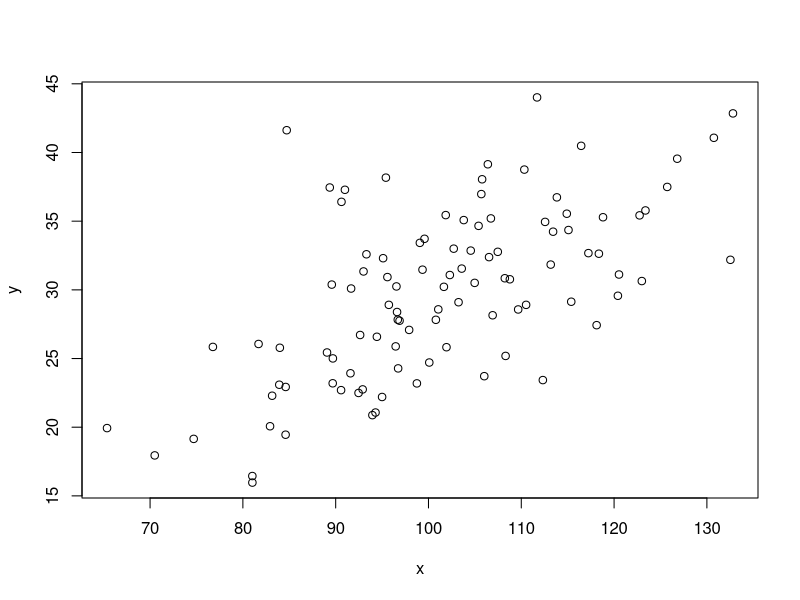
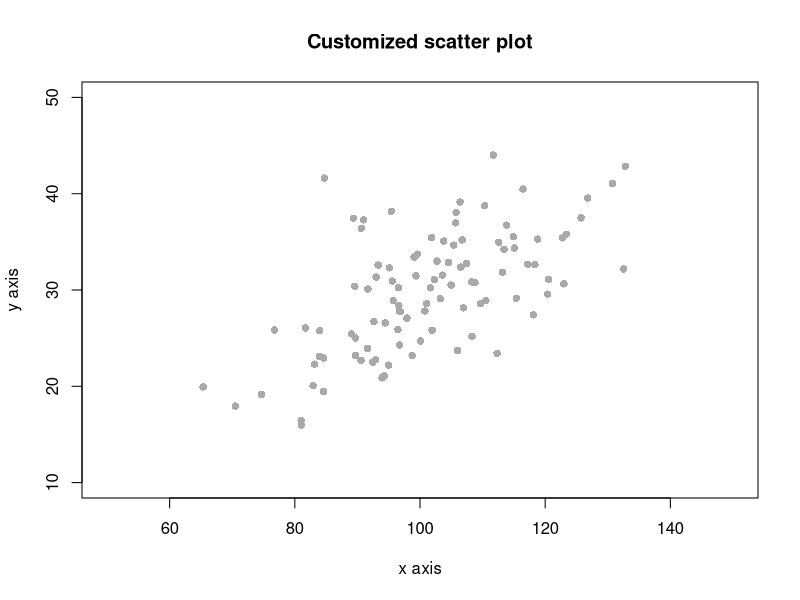
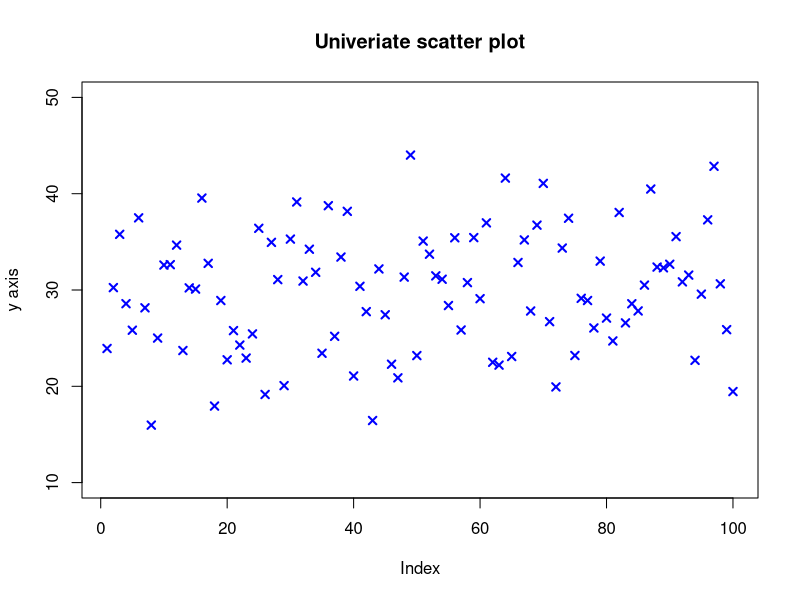
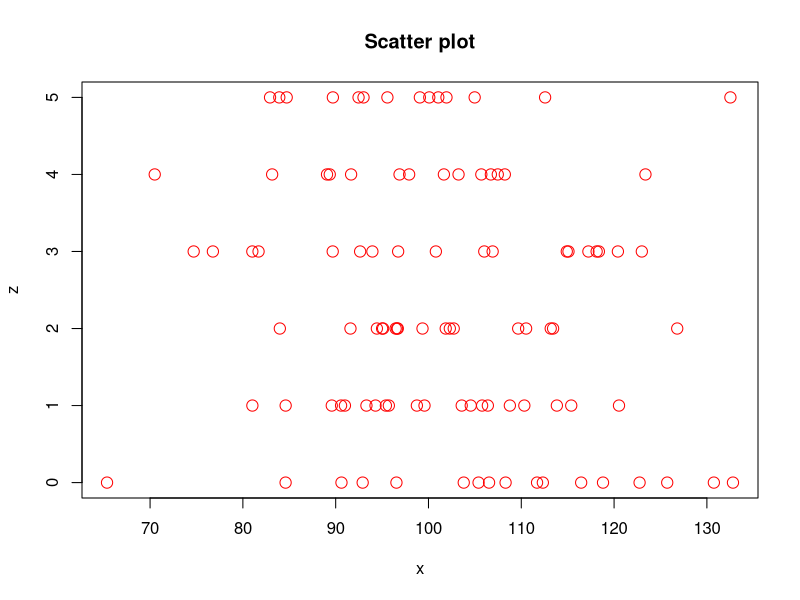
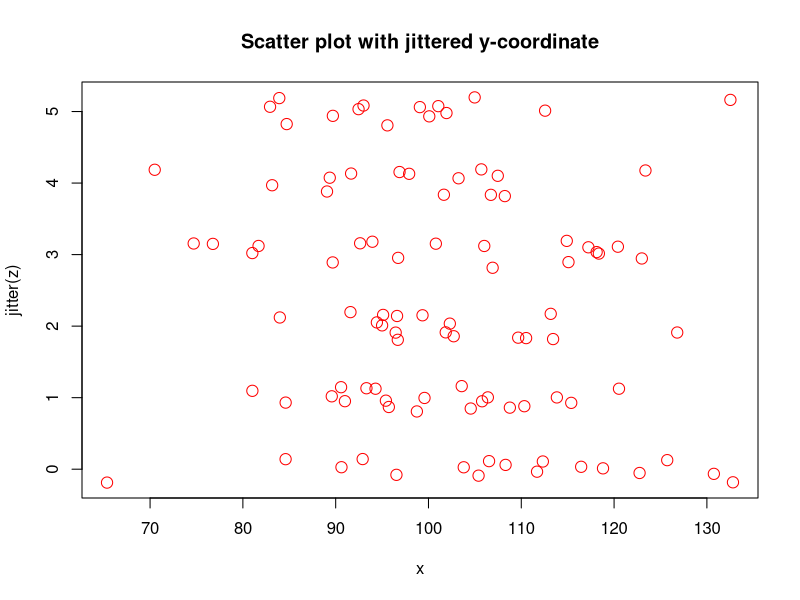
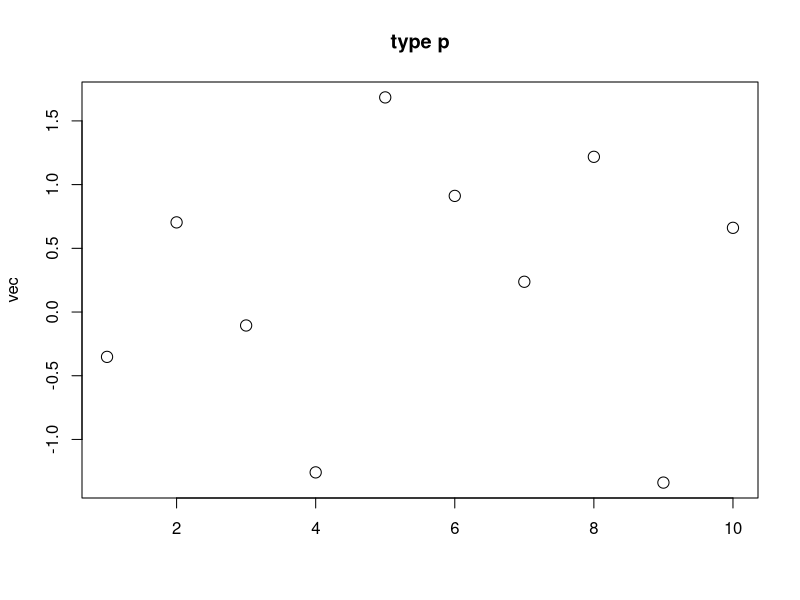
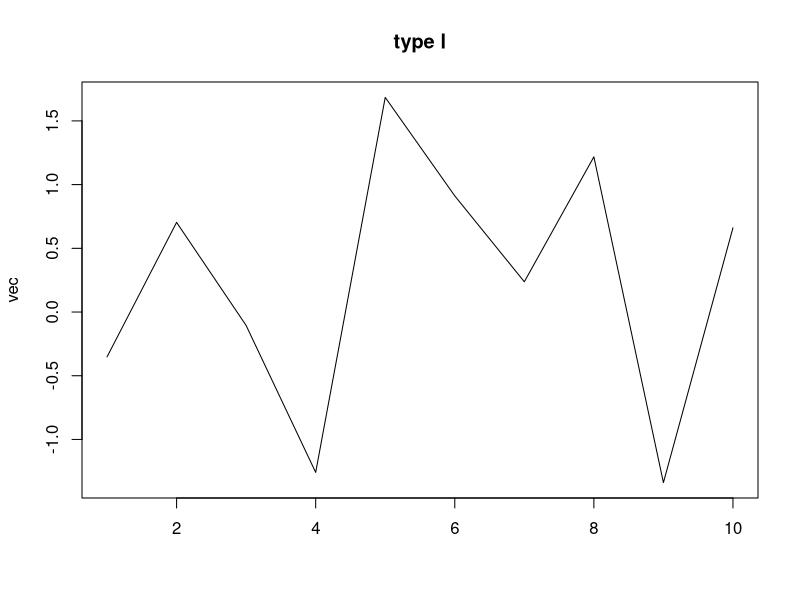
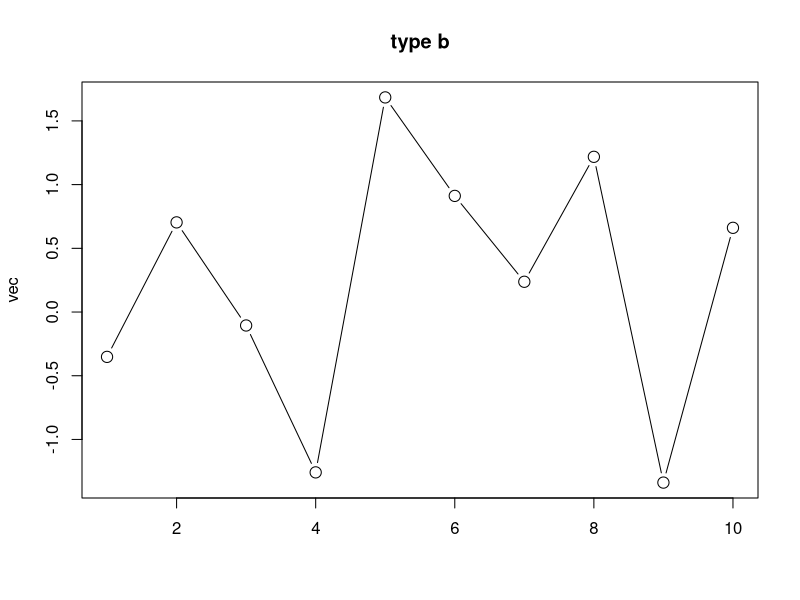

Generate these figures, in order, with R:
## ---- chunk 1
set.seed(123)
N <- 100
x <- rnorm(N, 100, 15)
y <- 0.3*x + rnorm(N, 0, 5)
plot(x, y)
## ---- chunk 2
plot(x, y, main="Customized scatter plot", xlim=c(50, 150), ylim=c(10, 50),
     xlab="x axis", ylab="y axis", pch=16, col="darkgray")
## ---- chunk 3
plot(y, main="Univeriate scatter plot", ylim=c(10, 50),
     xlab="Index", ylab="y axis", pch=4, lwd=2, col="blue")
## ---- chunk 4
z <- sample(0:5, N, replace=TRUE)
plot(z ~ x, pch=1, col="red", cex=1.5, main="Scatter plot")
plot(jitter(z) ~ x, pch=1, col="red", cex=1.5,
     main="Scatter plot with jittered y-coordinate")
## ---- chunk 5
vec <- rnorm(10)
plot(vec, type="p", xlab=NA, main="type p", cex=1.5)
plot(vec, type="l", xlab=NA, main="type l", cex=1.5)
plot(vec, type="b", xlab=NA, main="type b", cex=1.5)
plot(vec, type="o", xlab=NA, main="type o", cex=1.5)
plot(vec, type="s", xlab=NA, main="type s", cex=1.5)
plot(vec, type="h", xlab=NA, main="type h", cex=1.5)
## ---- chunk 6
vec <- seq(from=-2*pi, to=2*pi, length.out=50)
mat <- cbind(2*sin(vec), sin(vec-(pi/4)), 0.5*sin(vec-(pi/2)))
matplot(vec, mat, type="b", xlab=NA, ylab=NA, pch=1:3, main="Sine-curves")
